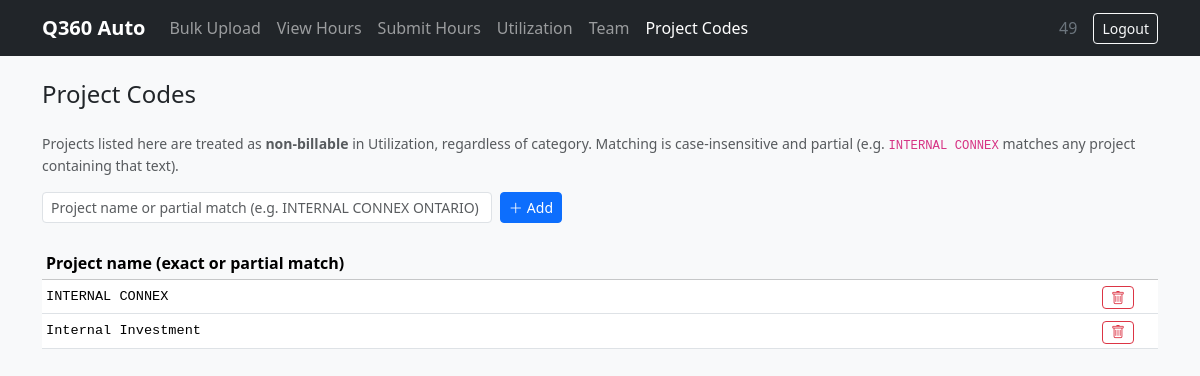
/admin/projects (signed in), run on the app's committed database.
### tables this page shows
CREATE TABLE nonbillable_project (id INTEGER PRIMARY KEY AUTOINCREMENT, name TEXT NOT NULL UNIQUE);

### app/routes/admin.py (the view)
@bp.route('/projects')
@login_required
def projects():
    db = get_db()
    entries = db.execute('SELECT * FROM nonbillable_project ORDER BY name').fetchall()
    return render_template('admin/projects.html', entries=entries)

### app/db.py (called while the page is built)
def get_db():
    if 'db' not in g:
        g.db = sqlite3.connect(
            current_app.config['DATABASE'],
            detect_types=sqlite3.PARSE_DECLTYPES,
        )
        g.db.row_factory = sqlite3.Row
    return g.db

### app/routes/auth.py (called while the page is built)
def login_required(f):
    from functools import wraps
    @wraps(f)
    def decorated(*args, **kwargs):
        if not session.get('user_id'):
            return redirect(url_for('auth.login'))
        return f(*args, **kwargs)
    return decorated

### app/templates/admin/projects.html (shortened to what this page needs)
{% extends "base.html" %}
{% block content %}
<div class="d-flex align-items-center justify-content-between mb-4">
  <h4 class="mb-0">Project Codes</h4>
</div>
<p class="text-muted small mb-3">
  Projects listed here are treated as <strong>non-billable</strong> in Utilization, regardless of category.
  Matching is case-insensitive and partial (e.g. <code>INTERNAL CONNEX</code> matches any project containing that text).
</p>
<form hx-post="{{ url_for('admin.add_project') }}"
      hx-target="#projects-list"
      hx-swap="innerHTML"
      hx-on::after-request="this.reset()"
      class="d-flex gap-2 mb-4" style="max-width:520px">
  <input type="text" name="name" class="form-control form-control-sm"
         placeholder="Project name or partial match (e.g. INTERNAL CONNEX ONTARIO)" required>
  <button type="submit" class="btn btn-primary btn-sm text-nowrap">
    <i class="bi bi-plus-lg me-1"></i>Add
  </button>
</form>
<div id="projects-list">
  {% include 'admin/_projects_table.html' %}
</div>
{% endblock %}

### app/templates/admin/_projects_table.html
{% if not entries %}
<p class="text-muted small" id="projects-empty">No non-billable projects defined yet.</p>
{% else %}
<table class="table table-sm table-hover align-middle mb-0" id="projects-table">
  <thead class="table-light">
    <tr>
      <th>Project name (exact or partial match)</th>
      <th style="width:60px"></th>
    </tr>
  </thead>
  <tbody>
    {% for e in entries %}
    <tr>
      <td class="font-monospace" style="font-size:.85rem">{{ e.name }}</td>
      <td>
        <button class="btn btn-outline-danger btn-sm py-0"
                hx-post="{{ url_for('admin.delete_project', entry_id=e.id) }}"
                hx-target="#projects-list"
                hx-swap="innerHTML"
                title="Remove">
          <i class="bi bi-trash"></i>
        </button>
      </td>
    </tr>
    {% endfor %}
  </tbody>
</table>
{% endif %}

### data on the page
nonbillable_project: name "INTERNAL CONNEX"
nonbillable_project: name "Internal Investment"

### other printed values
{{ session.user_id }} "49"
